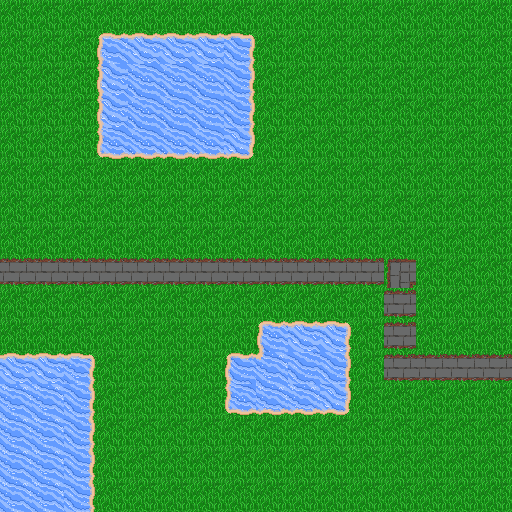

This game map was drawn from its Tiled (.tmx) file and the tilesets committed beside it. A one-line description and the full map source follow:
An orthogonal 16x16 tile map with 32x32 px tiles, 1 tile layer (Tile Layer 1) and 5 objects.

<map version="1.10" tiledversion="1.10.2" orientation="orthogonal" renderorder="right-down" width="16" height="16" tilewidth="32" tileheight="32" infinite="0" nextlayerid="6" nextobjectid="37">
 <tileset firstgid="1" source="MapTileSet.tsx" />
 <objectgroup id="3" name="end">
  <object id="22" x="482.083" y="354" width="28.4167" height="28.25" />
 </objectgroup>
 <objectgroup id="2" name="start">
  <object id="26" x="2" y="258.75" width="30" height="29.25" />
 </objectgroup>
 <layer id="1" name="Tile Layer 1" width="16" height="16">
  <data encoding="csv">
19,19,19,19,19,19,19,19,19,19,19,19,19,19,19,19,
19,19,19,24,5,5,5,26,19,19,19,19,19,19,19,19,
19,19,19,11,63,63,63,16,19,19,19,19,19,19,19,19,
19,19,19,11,63,63,63,16,19,19,19,19,19,19,19,19,
19,19,19,33,3,3,3,35,19,19,19,19,19,19,19,19,
19,19,19,19,19,19,19,19,19,19,19,19,19,19,19,19,
19,19,19,19,19,19,19,19,19,19,19,19,19,19,19,19,
19,19,19,19,19,19,19,19,19,19,19,19,19,19,19,19,
10,10,10,10,10,10,10,10,10,10,10,10,9,19,19,19,
19,19,19,19,19,19,19,19,19,19,19,19,10,19,19,19,
19,19,19,19,19,19,19,19,23,5,25,19,10,19,19,19,
5,5,28,19,19,19,19,22,54,62,16,19,10,10,10,10,
64,64,16,19,19,19,19,33,4,4,35,19,19,19,19,19,
64,64,16,19,19,19,19,19,19,19,19,19,19,19,19,19,
64,64,16,19,19,19,19,19,19,19,19,19,19,19,19,19,
64,64,16,19,19,19,19,19,19,19,19,19,19,19,19,19
</data>
 </layer>
 <objectgroup id="4" name="lane">
  <object id="30" x="2" y="258" width="411.333" height="32" />
  <object id="34" x="388.667" y="261.333" width="23.3333" height="118" />
  <object id="36" x="389.333" y="360" width="118.667" height="16" />
 </objectgroup>
</map>
